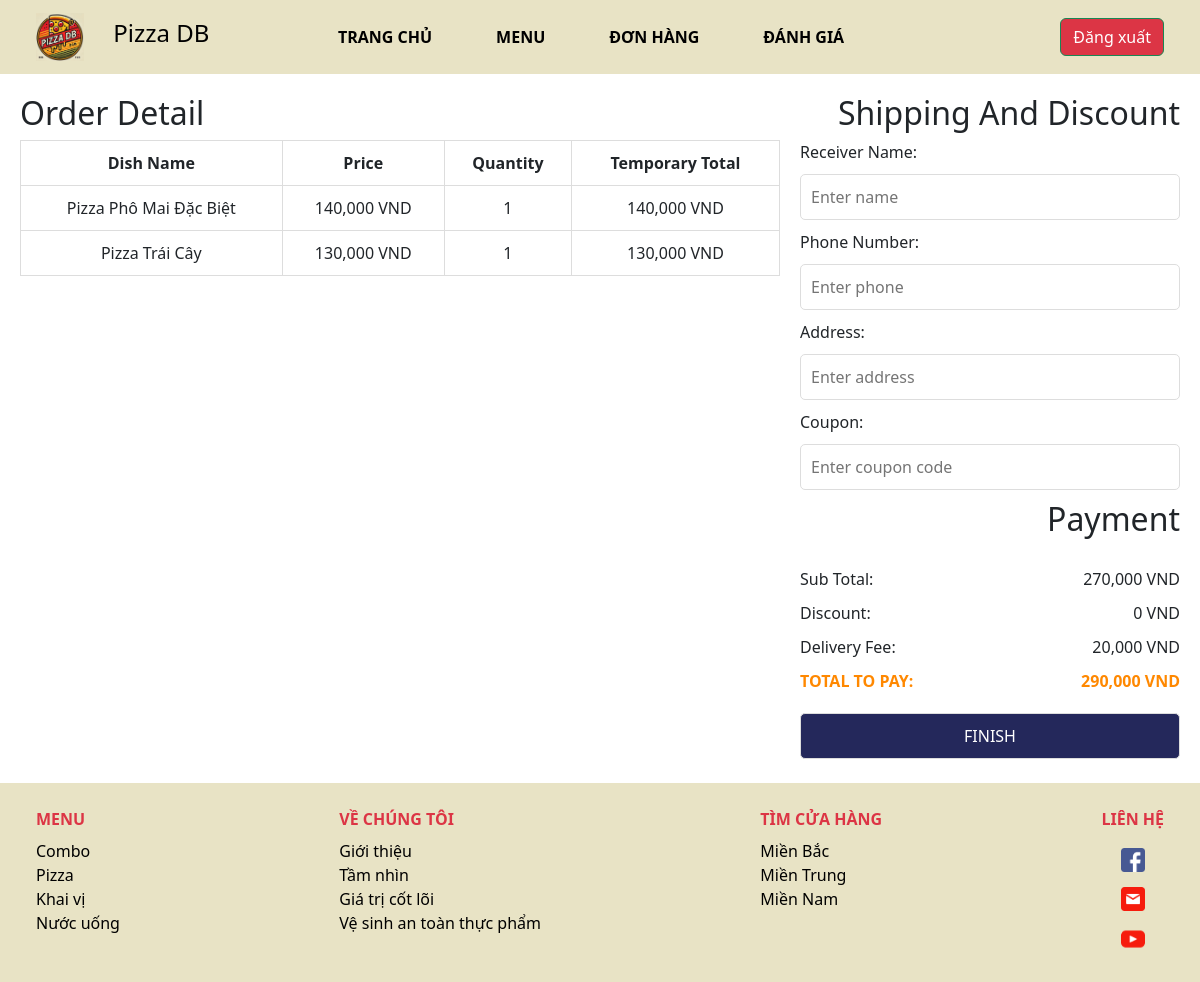
The page /view/customer_home/order.php (signed in) on the database as committed earlier.
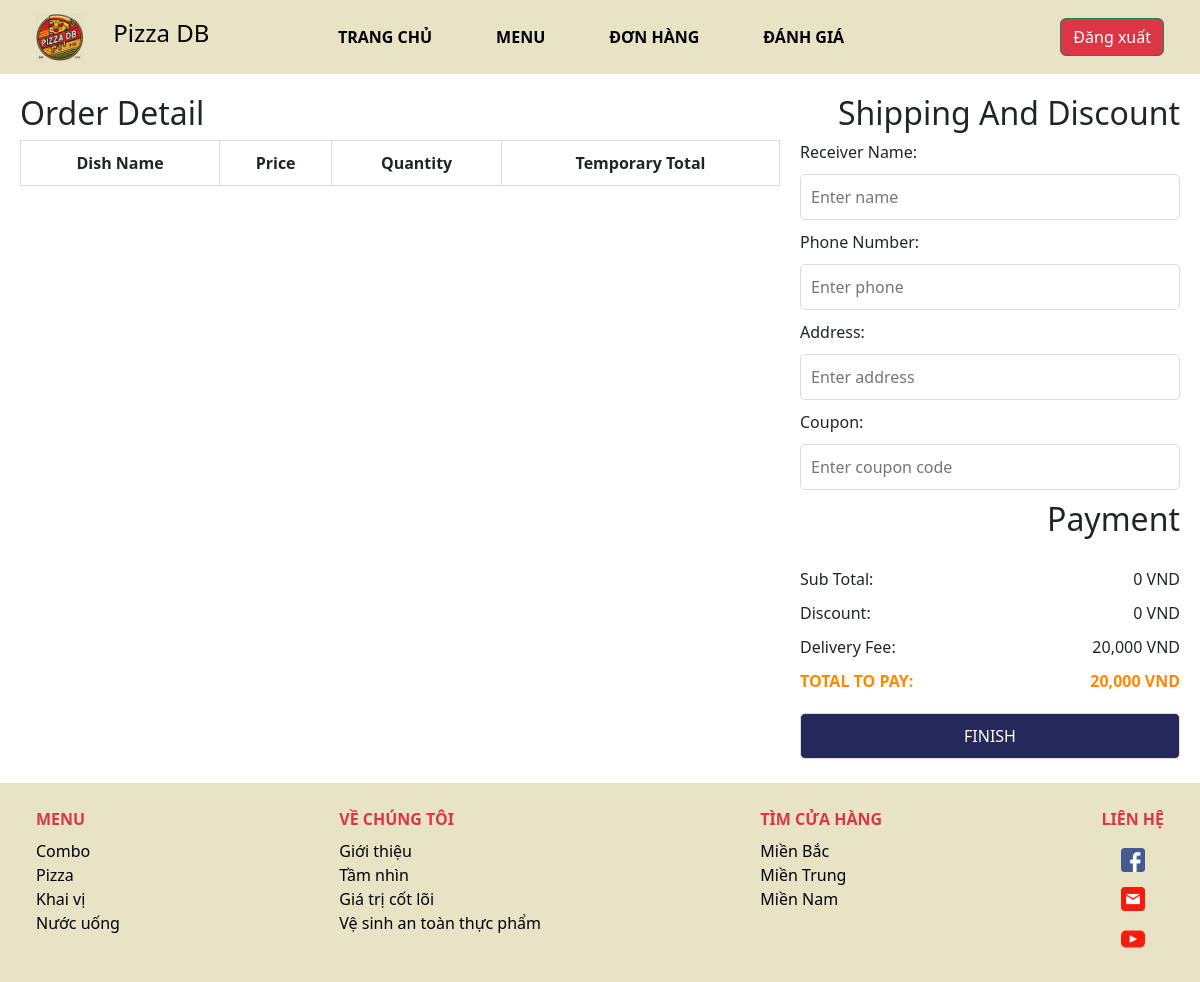
The same page on the database as committed later.
### tables this page shows
CREATE TABLE `creat_order` (
    `order_id` int(10) NOT NULL,
    `food_id` int(10) NOT NULL,
    `quantity` int(10) NOT NULL,
    `temp_price` int(10) NOT NULL,
    `create_date` date NOT NULL,
    CONSTRAINT fk_createbill_order FOREIGN KEY (`order_id`) REFERENCES `order`(`order_id`) ON DELETE CASCADE,
    CONSTRAINT fk_createbill_food FOREIGN KEY (`food_id`) REFERENCES `food`(`food_id`) ON DELETE CASCADE,
    PRIMARY KEY (`order_id`, `food_id`)
);

CREATE TABLE `food` (
    `food_id` int(10) NOT NULL AUTO_INCREMENT,
    `food_name` varchar(255) NOT NULL,
    `food_price` int(10) NOT NULL,
    `food_description` varchar(255) NOT NULL,
    PRIMARY KEY (`food_id`)
);

### view/customer_home/order.php (the view, shortened to what the changed rows need)
<!DOCTYPE html>
<html lang="en">
<head>
  <link rel="stylesheet" href="rating.css">
  <link rel="stylesheet" href="https://cdn.jsdelivr.net/npm/bootstrap@5.3.3/dist/css/bootstrap.min.css">
  <link rel="stylesheet" href="https://cdnjs.cloudflare.com/ajax/libs/font-awesome/4.7.0/css/font-awesome.min.css">
</head>
<body>
  <?php
  $connect = mysqli_connect('localhost', 'root', '', 'pizza');
  $discount = 0;
  $total_to_pay = 0;
  $order_id = 7;
  $customer_id = $_SESSION["account_id"] ?? null;
  $delivery_fee = 20000;
  $sql = "SELECT
            c.food_id,
            f.food_name,
            f.food_price,
            c.quantity,
            c.temp_price
        FROM
            creat_order c
        JOIN
            food f
        ON
            c.food_id = f.food_id
        WHERE
            c.order_id = ?";
  $stmt = mysqli_prepare($connect, $sql);
  mysqli_stmt_bind_param($stmt, "i", $order_id);
  mysqli_stmt_execute($stmt);
  $result = mysqli_stmt_get_result($stmt);
  $total_query = "SELECT SUM(temp_price) AS total_price FROM creat_order WHERE order_id = ?";
  $total_stmt = mysqli_prepare($connect, $total_query);
  mysqli_stmt_bind_param($total_stmt, "i", $order_id);
  mysqli_stmt_execute($total_stmt);
  $total_result = mysqli_stmt_get_result($total_stmt);
  $total_row = mysqli_fetch_assoc($total_result);
  $total_price = $total_row['total_price'];
  if ($_SERVER['REQUEST_METHOD'] === 'POST' && isset($_POST['coupon_code'])) {
    $coupon_code = $_POST['coupon_code'];
    $query = "
        SELECT cd.type_discount, cd.expired_date, cd.discount_id, d.status_use,
               dop.percent, don.discount_number
        FROM customer_discounts cd
        LEFT JOIN discount_on_percent dop ON cd.discount_id = dop.discount_id
        LEFT JOIN discount_on_number don ON cd.discount_id = don.discount_id
        JOIN discount d ON cd.discount_id = d.discount_id
        WHERE cd.customer_id = ?
          AND d.discount_name = ?
          AND cd.expired_date > CURDATE()
          AND d.status_use = 0
    ";
    $stmt = mysqli_prepare($connect, $query);
    mysqli_stmt_bind_param($stmt, "is", $customer_id, $coupon_code);
    mysqli_stmt_execute($stmt);
    $discount_result = mysqli_stmt_get_result($stmt);
    if ($discount_row = mysqli_fetch_assoc($discount_result)) {
      if ($discount_row['type_discount'] === 'percent') {
        $discount = ($total_price * $discount_row['percent']) / 100;
      } elseif ($discount_row['type_discount'] === 'number') {
        $discount = $discount_row['discount_number'];
      }
      $discount = min($discount, $total_price);
      $total_to_pay = $total_price + $delivery_fee - $discount;
      $valid_discount = true;
    } else {
      $error_message = "Invalid or expired coupon code.";
      $total_to_pay = $total_price + $delivery_fee;
    }
  } else {
    $total_to_pay = $total_price + $delivery_fee;
  }
  ?>
  <main>
    <section class="order-detail">
      <h2>Order Detail</h2>
      <table>
        <thead>
          <tr>
            <th>Dish Name</th>
            <th>Price</th>
            <th>Quantity</th>
            <th>Temporary Total</th>
          </tr>
        </thead>
        <tbody>
          <?php while ($row = mysqli_fetch_assoc($result)) { ?>
            <tr>
              <td><?php echo htmlspecialchars($row['food_name']); ?></td>
              <td><?php echo number_format($row['food_price']); ?> VND</td>
              <td><?php echo htmlspecialchars($row['quantity']); ?></td>
              <td><?php echo number_format($row['temp_price']); ?> VND</td>
            </tr>
          <?php } ?>
        </tbody>
      </table>
    </section>
    <section class="shipping-detail">
      <h2>Shipping And Discount</h2>
      <form method="POST" action="">
        <h2>Payment</h2>
        <div class="payment-detail">
          <p>Sub Total: <span><?php echo number_format($total_price); ?> VND</span></p>
          <p class="total">TOTAL TO PAY: <span><?php echo number_format($total_to_pay); ?> VND</span></p>
        </div>
      </form>
    </section>
  </main>
</body>
</html>

Rows that differ between the two databases and show on the page:
removed creat_order: food.food_name "Pizza Phô Mai Đặc Biệt", food.food_price "140,000", quantity "1", temp_price "140,000"
removed creat_order: food.food_name "Pizza Trái Cây", food.food_price "130,000", quantity "1", temp_price "130,000"
Other text that changed with them:
$total_price: "270,000" → "0"
$total_to_pay: "290,000" → "20,000"
